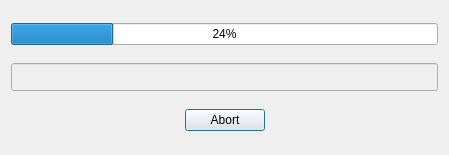
<?xml version="1.0" encoding="UTF-8"?>
<ui version="4.0">
 <class>Progress</class>
 <widget class="QDialog" name="Progress">
  <property name="geometry">
   <rect>
    <x>0</x>
    <y>0</y>
    <width>449</width>
    <height>155</height>
   </rect>
  </property>
  <property name="sizePolicy">
   <sizepolicy hsizetype="Fixed" vsizetype="Fixed">
    <horstretch>0</horstretch>
    <verstretch>0</verstretch>
   </sizepolicy>
  </property>
  <property name="windowTitle">
   <string notr="true">Dialog</string>
  </property>
  <layout class="QGridLayout" name="gridLayout">
   <item row="0" column="0" colspan="3">
    <widget class="QProgressBar" name="progressBar">
     <property name="value">
      <number>24</number>
     </property>
    </widget>
   </item>
   <item row="1" column="0" colspan="3">
    <widget class="QLineEdit" name="lineEdit">
     <property name="enabled">
      <bool>false</bool>
     </property>
     <property name="font">
      <font>
       <pointsize>13</pointsize>
      </font>
     </property>
     <property name="autoFillBackground">
      <bool>false</bool>
     </property>
     <property name="inputMask">
      <string notr="true"/>
     </property>
     <property name="alignment">
      <set>Qt::AlignCenter</set>
     </property>
     <property name="readOnly">
      <bool>true</bool>
     </property>
    </widget>
   </item>
   <item row="2" column="0">
    <spacer name="horizontalSpacer">
     <property name="orientation">
      <enum>Qt::Horizontal</enum>
     </property>
     <property name="sizeHint" stdset="0">
      <size>
       <width>167</width>
       <height>20</height>
      </size>
     </property>
    </spacer>
   </item>
   <item row="2" column="1">
    <widget class="QPushButton" name="pushButton">
     <property name="text">
      <string>Abort</string>
     </property>
    </widget>
   </item>
   <item row="2" column="2">
    <spacer name="horizontalSpacer_2">
     <property name="orientation">
      <enum>Qt::Horizontal</enum>
     </property>
     <property name="sizeHint" stdset="0">
      <size>
       <width>166</width>
       <height>20</height>
      </size>
     </property>
    </spacer>
   </item>
  </layout>
 </widget>
 <resources/>
 <connections/>
</ui>
